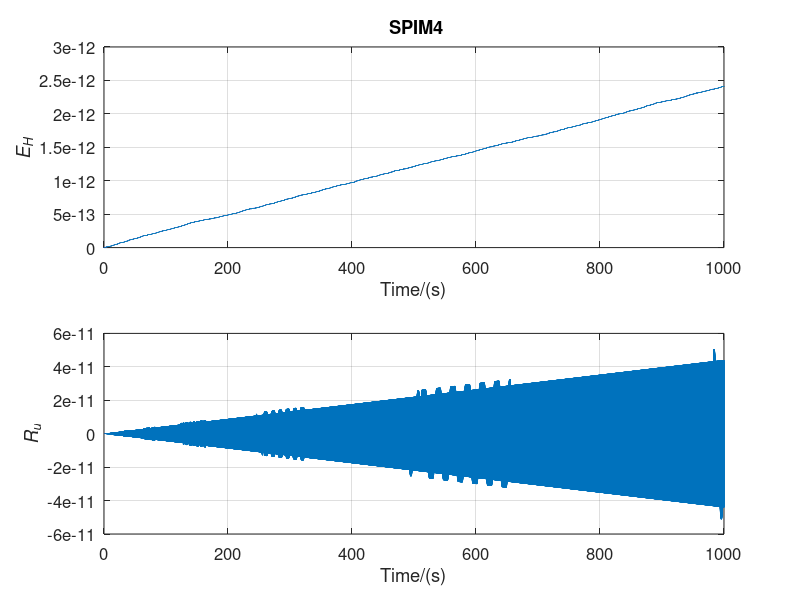

Source code (MATLAB):
% Forth-order Approximate symplectic precise integration method 
clear;close all;
clc;
w=50;               % frequency 
A=[0,1;-w^2,0];     % system matrix 
I=eye(size(A));
dt=0.005;            %  time step
%% Parameter N estimation
b=norm(A,1);
mb=b*dt;
u=log2(mb);
L=5;
w1=log2(10)*L;
n=ceil(u+(u+w1-log2(12))/4);
%% symplectic precise integration method 
m=2^n;
tau=dt/m;
Ta1=(A*tau/2)+(A*tau)^2/12;
Ta2=-(A*tau/2)+(A*tau)^2/12;
for i=1:n
    Ta1=2*Ta1+Ta1*Ta1;
    Ta2=2*Ta2+Ta2*Ta2;
end
T1=I+Ta1;
T2=I+Ta2;
T=T1*inv(T2);  % transfer matrix
v=[1;0];       % Initialize displacement and velocity
N=200000;      % interations

t=dt.*[0:N-1];
V=zeros(2,N);  
V(:,1)=v;
H=zeros(N,1);
E0=w^2;
H(1)=w^2*v(1)^2+v(2)^2;  % Energy
% Time extrapolation
for i=2:N
    v=T*v;
    V(:,i)=v;
    H(i)=w^2*v(1)^2+v(2)^2;
end
E=abs((H-E0))./E0;
maxE=max(E)
pe=cos(w.*t); % exact solution
subplot(2,1,1)
plot(t,E)
grid on
title(' SPIM4')
xlabel('Time/(s)')
ylabel('\it{E_{H}}')
set(gca,'FontName','Helvetica ','FontSize',12);
Ru=norm(pe-V(1,:),2)/norm(pe,2)
subplot(2,1,2)
E=pe-V(1,:);
plot(t,E)
grid on
xlabel('Time/(s)')
ylabel('\it{R_{u}}','FontName','Helvetica')
grid on
set(gca,'FontName','Helvetica ','FontSize',12);
set(gcf,'Position',[100 100 500 350])
